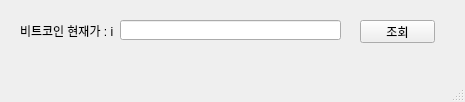
<?xml version="1.0" encoding="UTF-8"?>
<ui version="4.0">
 <class>MainWindow</class>
 <widget class="QMainWindow" name="MainWindow">
  <property name="geometry">
   <rect>
    <x>0</x>
    <y>0</y>
    <width>465</width>
    <height>102</height>
   </rect>
  </property>
  <property name="windowTitle">
   <string>MainWindow</string>
  </property>
  <widget class="QWidget" name="centralwidget">
   <widget class="QLabel" name="label">
    <property name="geometry">
     <rect>
      <x>20</x>
      <y>20</y>
      <width>101</width>
      <height>21</height>
     </rect>
    </property>
    <property name="text">
     <string>비트코인 현재가 : i</string>
    </property>
   </widget>
   <widget class="QLineEdit" name="lineEdit">
    <property name="geometry">
     <rect>
      <x>120</x>
      <y>20</y>
      <width>221</width>
      <height>20</height>
     </rect>
    </property>
   </widget>
   <widget class="QPushButton" name="pushButton">
    <property name="geometry">
     <rect>
      <x>360</x>
      <y>20</y>
      <width>75</width>
      <height>23</height>
     </rect>
    </property>
    <property name="text">
     <string>조회</string>
    </property>
   </widget>
  </widget>
  <widget class="QMenuBar" name="menubar">
   <property name="geometry">
    <rect>
     <x>0</x>
     <y>0</y>
     <width>465</width>
     <height>21</height>
    </rect>
   </property>
  </widget>
  <widget class="QStatusBar" name="statusbar"/>
 </widget>
 <resources/>
 <connections/>
</ui>
